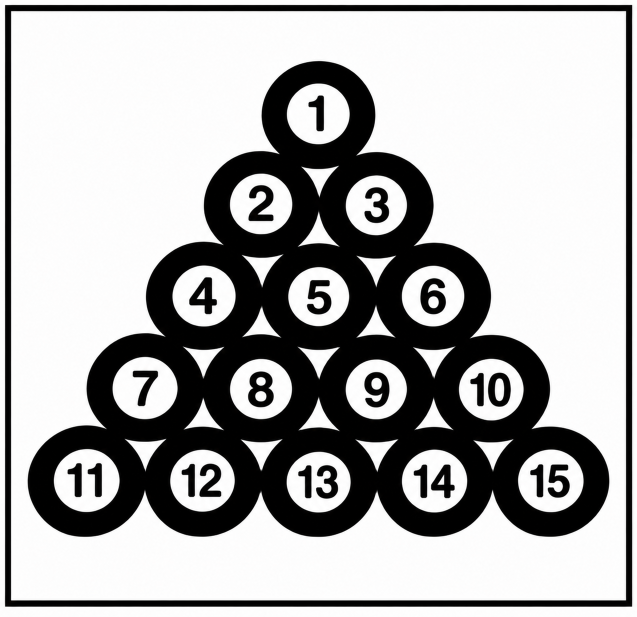
#> input picture Lab9/images/Balls.png, 1274 x 1234 px (shown at 1/2 size)
$ jupyter execute Lab9.ipynb
#> lines starting #> are read from the running program, lines starting #| are printed output that depends on the picture; after the words box and inside, x2 and y2 are one past the last pixel; in counts of white or black regions, pixels touching at a corner belong together
# Lab 9 – Morphological Operations

Ali Jafar Altaweel

2240006456

7MA2

[cell 1]
import cv2
import numpy as np
import matplotlib.pyplot as plt

## 1. Student tasks

### Task 1 – Apply morphological operations to a new image

Select a different binary image (e.g., Balls).

Apply the morphological operations demonstrated in the lab:

- Erosion
- Dilation
- Opening
- Closing

Display the original image and the results of each operation.

### Task 2 – Experiment with structuring elements

Apply erosion and dilation using different structuring element shapes (e.g., square, cross, and ellipse).

Experiment with different kernel sizes (3×3, 5×5, and 7×7).

Compare the resulting images.

### Task 1 Solution – Erosion, dilation, opening and closing on the balls image

[cell 2]
# the billiard balls image, used for both tasks
imgFile = './images/Balls.png'

# 1. Load the image in grayscale and cut off the thin black frame around the picture
img = cv2.imread(imgFile, 0)
#> img: shape (1234, 1274); min 0, max 255, mean 172.4
img = img[25:1198, 25:1249]
#> img: shape (1173, 1224)

# 2. Binarize the image with Otsu (same as the lab)
# the balls are black on a white background, so THRESH_BINARY_INV makes the balls the white foreground
otsu_t, binary = cv2.threshold(img, 0, 255, cv2.THRESH_BINARY_INV + cv2.THRESH_OTSU)
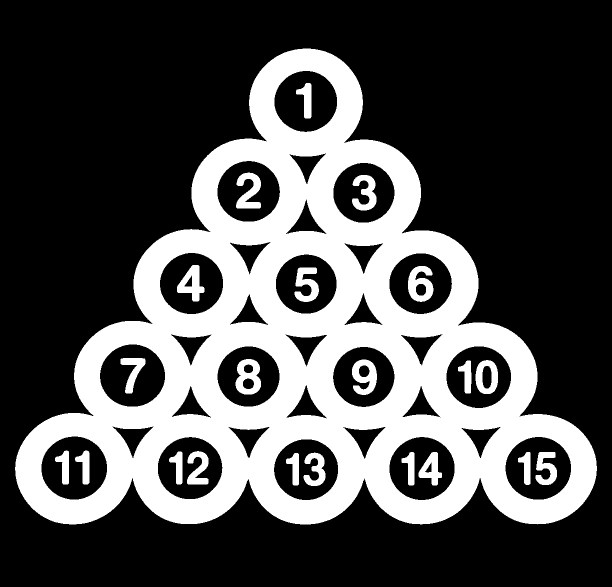
#> binary: shape (1173, 1224) (shown at 1/2 size); 30.8% white; 22 white regions, largest, box (x1, y1, x2, y2) and area: (30, 97, 1194, 1049) 408819, (471, 718, 522, 789) 2307, (816, 532, 867, 604) 2279
#> otsu_t = 127
print("image:", img.shape, "  Otsu threshold:", otsu_t)
#| image: (1173, 1224)   Otsu threshold: 127.0

# helpers to measure each result
def count_objects(b):          # white connected regions
    return cv2.connectedComponents(b)[0] - 1

def count_holes(b):            # black regions that do not touch the image border
    n, lab = cv2.connectedComponents(255 - b)
    border = set(np.unique(np.concatenate([lab[0], lab[-1], lab[:, 0], lab[:, -1]])))
    return len(set(range(1, n)) - border)

def describe(name, b):
    print(f"{name:<18} white pixels: {(b > 0).sum():6d}   objects: {count_objects(b):3d}   holes: {count_holes(b):3d}")

# 3. Apply the four operations with a 21x21 square kernel
# the image is large (1224 x 1173) and the digit strokes are about 20 px thick, so a bigger kernel is needed to see the effect
kernel = np.ones((21, 21), np.uint8)
erosion = cv2.erode(binary, kernel, iterations=1)
#> erosion: shape (1173, 1224); 15.2% white; 1 white region, box (x1, y1, x2, y2) and area: (41, 108, 1183, 1039) 218315
dilation = cv2.dilate(binary, kernel, iterations=1)
#> dilation: shape (1173, 1224); 44.9% white; 1 white region, box (x1, y1, x2, y2) and area: (20, 87, 1204, 1059) 644454
opening = cv2.morphologyEx(binary, cv2.MORPH_OPEN, kernel)    # dilate(erode(binary))
#> opening: shape (1173, 1224); 28.5% white; 1 white region, box (x1, y1, x2, y2) and area: (31, 98, 1193, 1049) 408575
closing = cv2.morphologyEx(binary, cv2.MORPH_CLOSE, kernel)   # erode(dilate(binary))
#> closing: shape (1173, 1224); 33.6% white; 4 white regions, box (x1, y1, x2, y2) and area: (30, 97, 1194, 1049) 477890, (354, 530, 409, 603) 2222, (241, 716, 291, 787) 1687, (592, 166, 623, 237) 1227

describe("Original Binary", binary)
#> in count_holes, `n, lab = cv2.connectedComponents(255 - b)`: lab: shape (1173, 1224) int32; 40 distinct labels, from 0 to 39
#> in count_holes, `n, lab = cv2.connectedComponents(255 - b)`: n = 40
#> in count_holes, `border = set(np.unique(np.concatenate([lab[0], lab[-1], lab[:, 0], lab..`: border = 1 item
#| Original Binary    white pixels: 441981   objects:  22   holes:  38
for name, r in (("Erosion 21x21", erosion), ("Dilation 21x21", dilation), ("Opening 21x21", opening), ("Closing 21x21", closing)):
    describe(name, r)
#> this loop made 4 passes
#> name on passes 1 to 4: 'Erosion 21x21', 'Dilation 21x21', 'Opening 21x21', 'Closing 21x21'
#| Erosion 21x21      white pixels: 218315   objects:   1   holes:  31
#| Dilation 21x21     white pixels: 644454   objects:   1   holes:  75
#| Opening 21x21      white pixels: 408575   objects:   1   holes:  31
#| Closing 21x21      white pixels: 483026   objects:   4   holes:  46

# 4. Display the original image and the result of each operation
plt.figure(figsize=(18, 12))
plt.subplot(2, 3, 1), plt.imshow(img, 'gray'), plt.title('Original Image')
plt.subplot(2, 3, 2), plt.imshow(binary, 'gray'), plt.title('Original Binary (Otsu, inverted)')
plt.subplot(2, 3, 3), plt.imshow(erosion, 'gray'), plt.title('After Erosion 21x21')
plt.subplot(2, 3, 4), plt.imshow(dilation, 'gray'), plt.title('After Dilation 21x21')
plt.subplot(2, 3, 5), plt.imshow(opening, 'gray'), plt.title('After Opening 21x21')
plt.subplot(2, 3, 6), plt.imshow(closing, 'gray'), plt.title('After Closing 21x21')
plt.tight_layout()
plt.show()

# 5. The same four operations with 11x11, 21x21 and 35x35 kernels (rows = operation, columns = kernel size)
ops = {'Erosion': lambda b, K: cv2.erode(b, K),
       'Dilation': lambda b, K: cv2.dilate(b, K),
       'Opening': lambda b, K: cv2.morphologyEx(b, cv2.MORPH_OPEN, K),
       'Closing': lambda b, K: cv2.morphologyEx(b, cv2.MORPH_CLOSE, K)}
print()
fig, ax = plt.subplots(4, 4, figsize=(16, 16))
for i, (op, f) in enumerate(ops.items()):
    ax[i, 0].imshow(binary, 'gray'), ax[i, 0].set_title('Original Binary')
    for j, k in enumerate((11, 21, 35), start=1):
        r = f(binary, np.ones((k, k), np.uint8))
        describe(f"{op} {k}x{k}", r)
        ax[i, j].imshow(r, 'gray'), ax[i, j].set_title(f'After {op} {k}x{k}')
#> this loop made 4 passes
#| Erosion 11x11      white pixels: 320543   objects:  69   holes:  31
#| Erosion 21x21      white pixels: 218315   objects:   1   holes:  31
#| Erosion 35x35      white pixels:  71314   objects:  10   holes:  10
#| Dilation 11x11     white pixels: 555016   objects:  16   holes:  46
#| Dilation 21x21     white pixels: 644454   objects:   1   holes:  75
#| Dilation 35x35     white pixels: 705033   objects:   1   holes:  14
#| Opening 11x11      white pixels: 435243   objects:  42   holes:  31
#| Opening 21x21      white pixels: 408575   objects:   1   holes:  31
#| Opening 35x35      white pixels: 405551   objects:   1   holes:  30
#| Closing 11x11      white pixels: 449806   objects:  17   holes:  41
#> (further printed lines are left out)
#> pass 1, in count_holes (call 6), `n, lab = cv2.connectedComponents(255 - b)`:
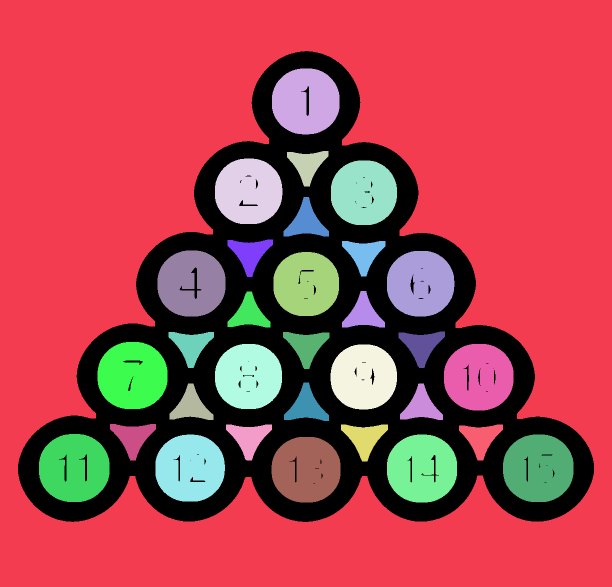
#> lab: shape (1173, 1224) int32 (shown at 1/2 size); 33 distinct labels, from 0 to 32; one colour per label, 0 black
#> pass 1, in count_holes (call 8), `n, lab = cv2.connectedComponents(255 - b)`:
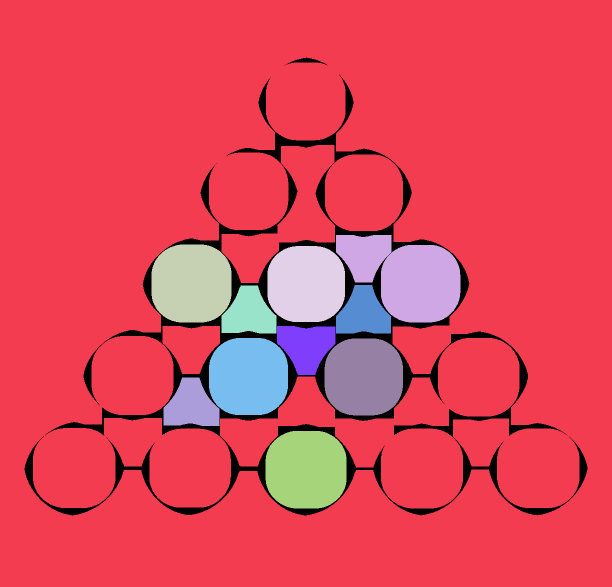
#> lab: shape (1173, 1224) int32 (shown at 1/2 size); 12 distinct labels, from 0 to 11; one colour per label, 0 black
for a in ax.ravel(): a.axis('off')
plt.tight_layout()
plt.show()
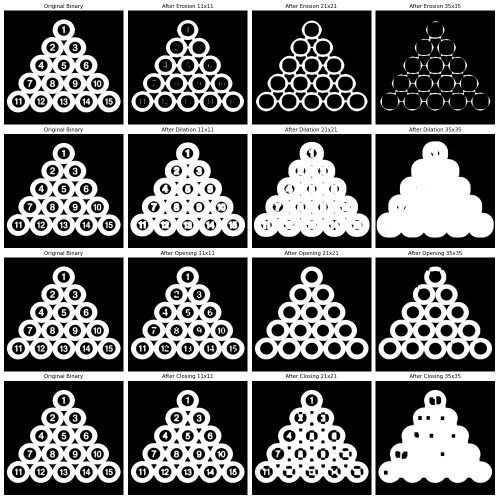
#> figure drawn by matplotlib, 16 panels

Explanation: I used the billiard balls image. I cut off the black frame of the picture first, so it would not become an object, and binarized it with Otsu (threshold 127) and THRESH_BINARY_INV, so the black balls become white. In the binary image all 15 balls touch each other, so they form one big white object, and the 21 white digits inside the black number circles are separate objects (22 objects in total). The 38 holes are the 15 number circles, the 16 small gaps between the balls and the 7 holes inside the digits (4, 6, 8, 9, 0). I used a 21x21 kernel, because the image is large and a 3x3 kernel barely changes it. Erosion 21x21 makes the white rings thinner and removes all the digits, because their strokes are thinner than the kernel, and the balls start to separate at the points where they touch. Dilation 21x21 makes the rings thicker, fills the gaps between the balls and makes the digits grow into blobs that fill most of the number circles. Opening 21x21 removes all the digits and keeps the rings at almost the same thickness, so only one clean object is left (the rack). Closing 21x21 fills the 16 gaps between the balls, but it also joins the digits to the rings, which splits some number circles into smaller holes (46 holes). With 11x11, 21x21 and 35x35 the effect of each operation gets stronger as the kernel grows: with 35x35 erosion breaks the rings apart and dilation and closing turn the rack into an almost solid shape with only a few holes left.

### Task 2 Solution – Square, cross and ellipse structuring elements (3×3, 5×5, 7×7)

[cell 3]
shapes = {'Square': cv2.MORPH_RECT, 'Cross': cv2.MORPH_CROSS, 'Ellipse': cv2.MORPH_ELLIPSE}
sizes = [3, 5, 7]
ses = {(name, k): cv2.getStructuringElement(s, (k, k)) for name, s in shapes.items() for k in sizes}
#> ses = 9 items

# 1. The structuring elements themselves (white = 1)
fig, ax = plt.subplots(3, 3, figsize=(8, 8))
for i, name in enumerate(shapes):
    for j, k in enumerate(sizes):
        se = ses[(name, k)]
        ax[i, j].imshow(se, 'gray', vmin=0, vmax=1)
        ax[i, j].set_title(f'{name} {k}x{k}  ({se.sum()} ones)')
        ax[i, j].set_xticks([]), ax[i, j].set_yticks([])
plt.tight_layout()
plt.show()
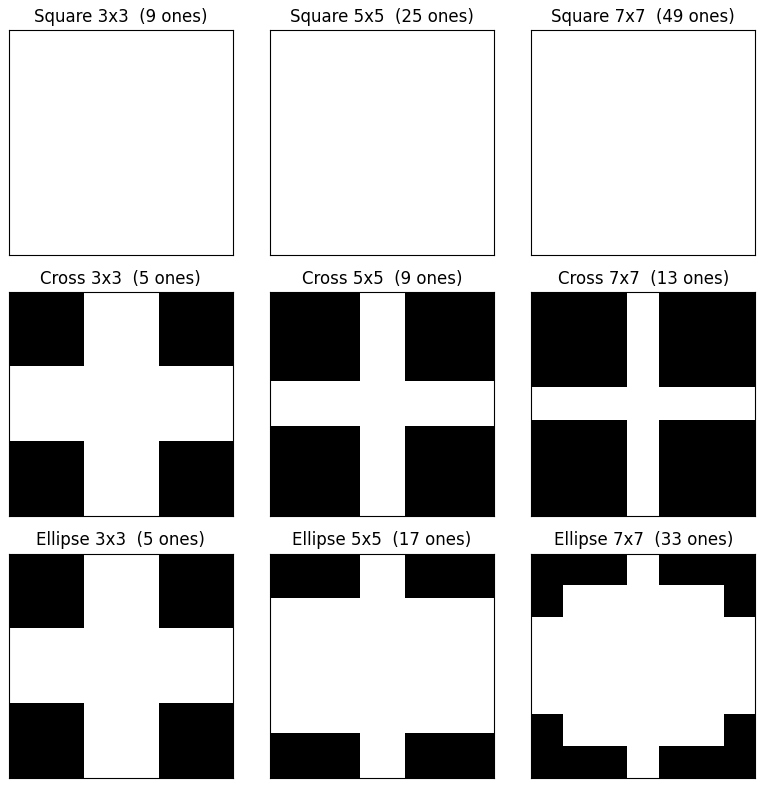
#> figure drawn by matplotlib, 9 panels
print("3x3 ellipse is the same as the 3x3 cross:", np.array_equal(ses[('Ellipse', 3)], ses[('Cross', 3)]))
#| 3x3 ellipse is the same as the 3x3 cross: True

# 2. Apply erosion and dilation with every shape and size on the balls image
results = {}
print(f"\n{'SE':<14}{'erosion: white px':>18}{'objects':>9}{'holes':>7}   {'dilation: white px':>19}{'objects':>9}{'holes':>7}")
for (name, k), se in ses.items():
    e = cv2.erode(binary, se)
    d = cv2.dilate(binary, se)
    results[(name, k)] = (e, d)
    print(f"{name + f' {k}x{k}':<14}{(e > 0).sum():>18}{count_objects(e):>9}{count_holes(e):>7}   "
          f"{(d > 0).sum():>19}{count_objects(d):>9}{count_holes(d):>7}")
#> this loop made 9 passes
#> (name, k) on passes 2, 3, 5, 6, 8, 9: ('Square', 5), ('Square', 7), ('Cross', 5), ('Cross', 7), ('Ellipse', 5), ('Ellipse', 7)
#> (name, k, se) on passes 1, 4, 7: ('Square', 3, [[1, 1, 1], [1, 1, 1], [1, 1, 1]]), ('Cross', 3, [[0, 1, 0], [1, 1, 1], [0, 1, 0]]), ('Ellipse', 3, [[0, 1, 0], [1, 1, 1], [0, 1, 0]])
#| Square 3x3                417734       22     38                465969       22     41
#| Square 5x5                393364       22     38                489269       22     38
#| Square 7x7                368888       22     38                511907       22     41
#| Cross 3x3                 424442       22     38                459440       22     39
#| Cross 5x5                 406989       22     38                476540       22     38
#| Cross 7x7                 389618       22     38                493261       22     40
#| Ellipse 3x3               424442       22     38                459440       22     39
#| Ellipse 5x5               401853       22     38                481366       22     39
#> (further printed lines are left out)
#> pass 1, in count_holes (call 18), `n, lab = cv2.connectedComponents(255 - b)`:
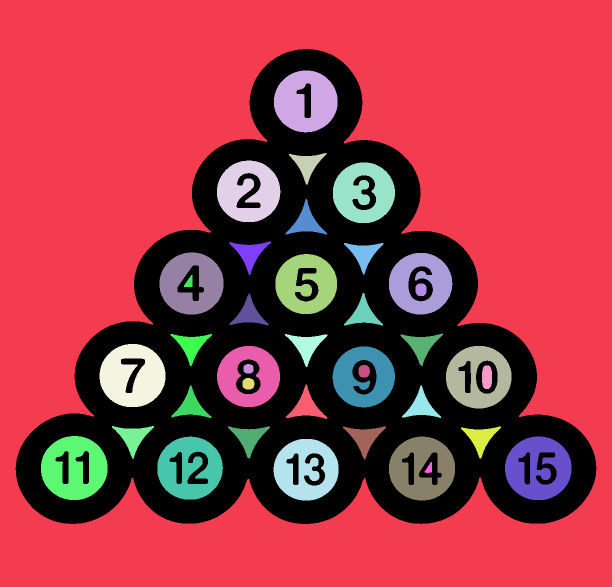
#> lab: shape (1173, 1224) int32 (shown at 1/2 size); 40 distinct labels, from 0 to 39; one colour per label, 0 black
#> pass 1, in count_holes (call 19), `n, lab = cv2.connectedComponents(255 - b)`:
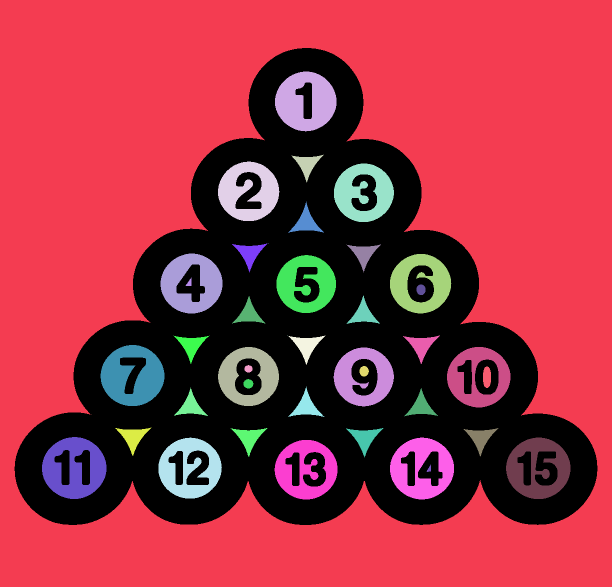
#> lab: shape (1173, 1224) int32 (shown at 1/2 size); 43 distinct labels, from 0 to 42; one colour per label, 0 black
#> after the loop: d: shape (1173, 1224); 34.7% white; 22 white regions, largest, box (x1, y1, x2, y2) and area: (27, 94, 1197, 1052) 448794, (813, 529, 870, 607) 3288, (468, 715, 525, 792) 3286
#> after the loop:
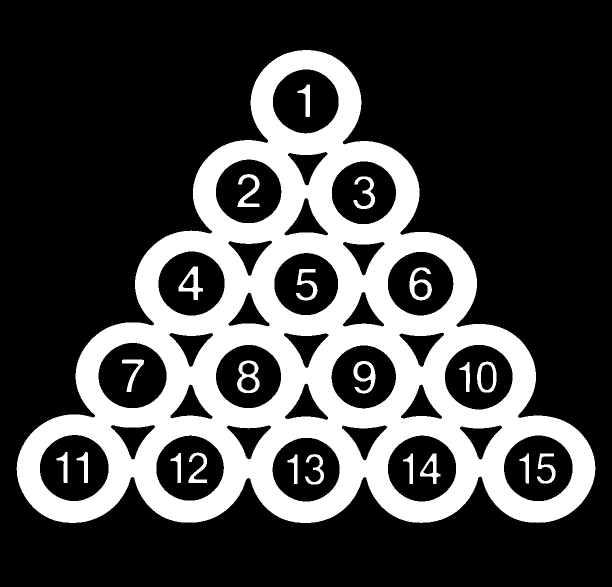
#> e: shape (1173, 1224) (shown at 1/2 size); 26.8% white; 22 white regions, largest, box (x1, y1, x2, y2) and area: (33, 100, 1191, 1046) 366491, (474, 721, 519, 786) 1274, (819, 535, 864, 601) 1266
#> after the loop, results = 9 items

# 3. Compare the resulting images on a zoom of balls 8 and 9 (rows = shape, columns = size)
# the image is large, so the effect of a 3x3 to 7x7 kernel is only visible when zoomed in
crop = (slice(600, 900), slice(380, 840))
for op, idx in (('Erosion', 0), ('Dilation', 1)):
    fig, ax = plt.subplots(3, 4, figsize=(20, 10))
    for i, name in enumerate(shapes):
        ax[i, 0].imshow(binary[crop], 'gray'), ax[i, 0].set_title('Original Binary (zoom)')
        for j, k in enumerate(sizes, start=1):
            ax[i, j].imshow(results[(name, k)][idx][crop], 'gray')
            ax[i, j].set_title(f'{op} – {name} {k}x{k}')
    for a in ax.ravel(): a.axis('off')
    plt.suptitle(f'{op} with different structuring elements', fontsize=16)
    plt.tight_layout()
    plt.show()

# 4. Where the shapes differ: square 7x7 compared with cross 7x7 and ellipse 7x7 (zoom, count over the whole image)
fig, ax = plt.subplots(1, 4, figsize=(20, 4.5))
pairs = [('Erosion', 0, 'Cross'), ('Erosion', 0, 'Ellipse'), ('Dilation', 1, 'Cross'), ('Dilation', 1, 'Ellipse')]
for a, (op, idx, name) in zip(ax, pairs):
    diff = cv2.absdiff(results[('Square', 7)][idx], results[(name, 7)][idx])
    a.imshow(diff[crop], 'gray'), a.set_title(f'{op}: Square 7x7 vs {name} 7x7\n{(diff > 0).sum()} different pixels')
    a.axis('off')
#> this loop made 4 passes
#> (op, idx, name) on passes 1 to 4: ('Erosion', 0, 'Cross'), ('Erosion', 0, 'Ellipse'), ('Dilation', 1, 'Cross'), ('Dilation', 1, 'Ellipse')
#> pass 1, `diff = cv2.absdiff(results[('Square', 7)][idx], results[(name, 7)][idx])`:
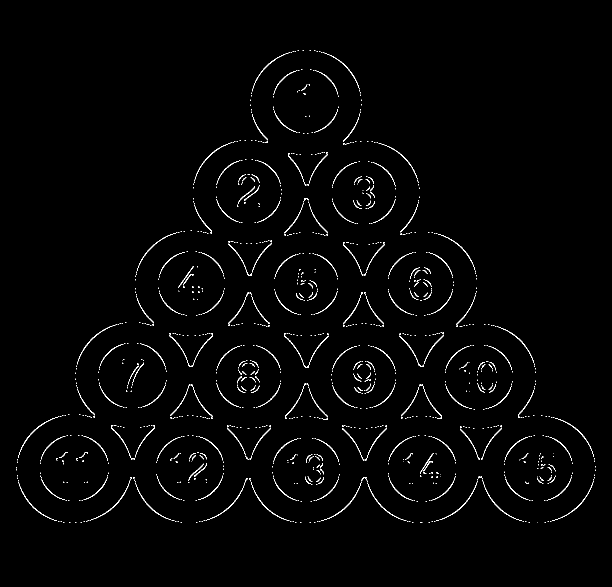
#> diff: shape (1173, 1224) (shown at 1/2 size); 1.4% white in thin lines or dots, all inside (x1, y1, x2, y2) = (33, 100, 1191, 1046)
plt.tight_layout()
plt.show()
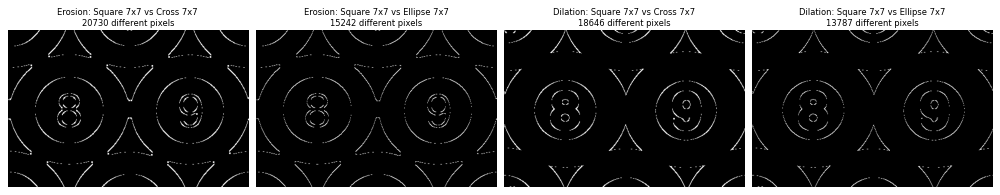
#> figure drawn by matplotlib, 4 panels
